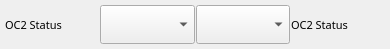
<?xml version="1.0" encoding="UTF-8"?>
<ui version="4.0">
 <class>EFrame</class>
 <widget class="QEFrame" name="EFrame">
  <property name="geometry">
   <rect>
    <x>0</x>
    <y>0</y>
    <width>390</width>
    <height>49</height>
   </rect>
  </property>
  <property name="sizeIncrement">
   <size>
    <width>1</width>
    <height>1</height>
   </size>
  </property>
  <property name="windowTitle">
   <string>EFrame</string>
  </property>
  <layout class="QVBoxLayout" name="verticalLayout">
   <property name="spacing">
    <number>1</number>
   </property>
   <property name="margin">
    <number>5</number>
   </property>
   <item>
    <layout class="QHBoxLayout" name="horizontalLayout" stretch="1,1,1,1">
     <property name="spacing">
      <number>1</number>
     </property>
     <item>
      <widget class="QELabel" name="qelabel_4">
       <property name="sizePolicy">
        <sizepolicy hsizetype="Expanding" vsizetype="Expanding">
         <horstretch>0</horstretch>
         <verstretch>0</verstretch>
        </sizepolicy>
       </property>
       <property name="minimumSize">
        <size>
         <width>0</width>
         <height>0</height>
        </size>
       </property>
       <property name="font">
        <font>
         <family>Abyssinica SIL</family>
         <pointsize>8</pointsize>
        </font>
       </property>
       <property name="variable" stdset="0">
        <string>$(DMC)$(M$(ROW)).DESC</string>
       </property>
       <property name="text">
        <string>OC2 Status</string>
       </property>
      </widget>
     </item>
     <item>
      <widget class="QEComboBox" name="qecombobox">
       <property name="sizePolicy">
        <sizepolicy hsizetype="Expanding" vsizetype="Expanding">
         <horstretch>0</horstretch>
         <verstretch>0</verstretch>
        </sizepolicy>
       </property>
       <property name="minimumSize">
        <size>
         <width>0</width>
         <height>0</height>
        </size>
       </property>
       <property name="maximumSize">
        <size>
         <width>16777215</width>
         <height>16777215</height>
        </size>
       </property>
       <property name="font">
        <font>
         <family>Abyssinica SIL</family>
         <pointsize>8</pointsize>
        </font>
       </property>
       <property name="variable" stdset="0">
        <string>$(DMC)Prof1:M$(ROW)UseAxis</string>
       </property>
      </widget>
     </item>
     <item>
      <widget class="QEComboBox" name="qecombobox_2">
       <property name="sizePolicy">
        <sizepolicy hsizetype="Expanding" vsizetype="Expanding">
         <horstretch>0</horstretch>
         <verstretch>0</verstretch>
        </sizepolicy>
       </property>
       <property name="maximumSize">
        <size>
         <width>16777215</width>
         <height>16777215</height>
        </size>
       </property>
       <property name="font">
        <font>
         <family>Abyssinica SIL</family>
         <pointsize>8</pointsize>
        </font>
       </property>
       <property name="variable" stdset="0">
        <string>$(DMC)Prof1:M$(ROW)MoveMode</string>
       </property>
      </widget>
     </item>
     <item>
      <widget class="QELabel" name="qelabel_5">
       <property name="sizePolicy">
        <sizepolicy hsizetype="Expanding" vsizetype="Expanding">
         <horstretch>0</horstretch>
         <verstretch>0</verstretch>
        </sizepolicy>
       </property>
       <property name="minimumSize">
        <size>
         <width>0</width>
         <height>0</height>
        </size>
       </property>
       <property name="maximumSize">
        <size>
         <width>16777215</width>
         <height>16777215</height>
        </size>
       </property>
       <property name="font">
        <font>
         <family>Abyssinica SIL</family>
         <pointsize>8</pointsize>
        </font>
       </property>
       <property name="variable" stdset="0">
        <string>$(DMC)$(M$(ROW)).RBV</string>
       </property>
       <property name="text">
        <string>OC2 Status</string>
       </property>
      </widget>
     </item>
    </layout>
   </item>
  </layout>
 </widget>
 <customwidgets>
  <customwidget>
   <class>QEComboBox</class>
   <extends>QComboBox</extends>
   <header>QEComboBox.h</header>
  </customwidget>
  <customwidget>
   <class>QELabel</class>
   <extends>QLabel</extends>
   <header>QELabel.h</header>
  </customwidget>
  <customwidget>
   <class>QEFrame</class>
   <extends>QFrame</extends>
   <header>QEFrame.h</header>
   <container>1</container>
  </customwidget>
 </customwidgets>
 <resources/>
 <connections/>
</ui>
